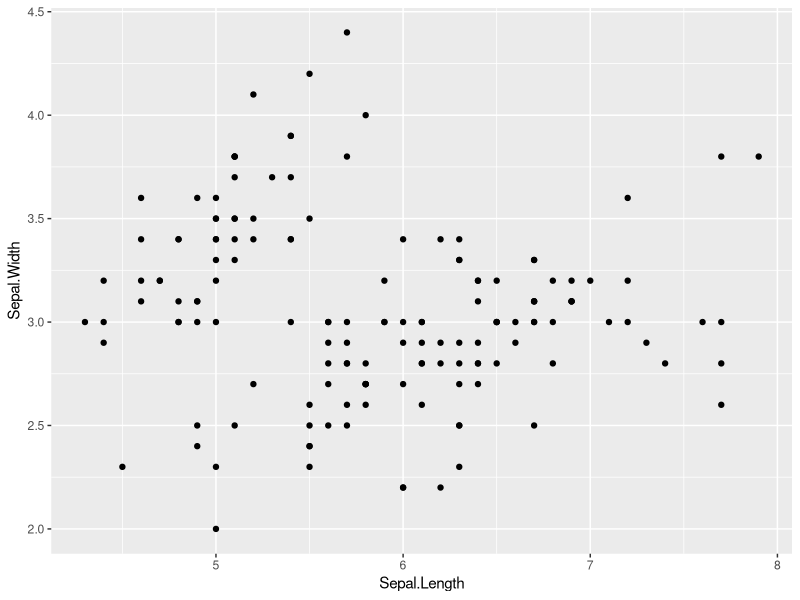
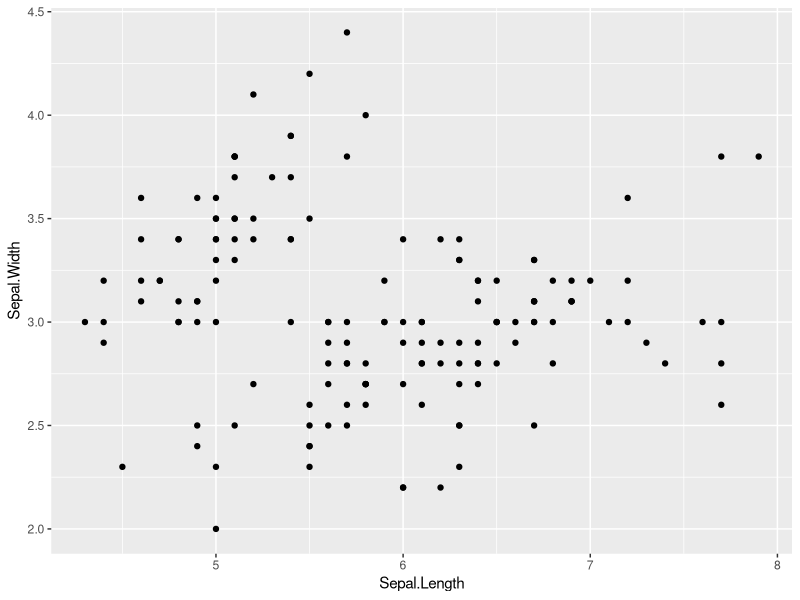
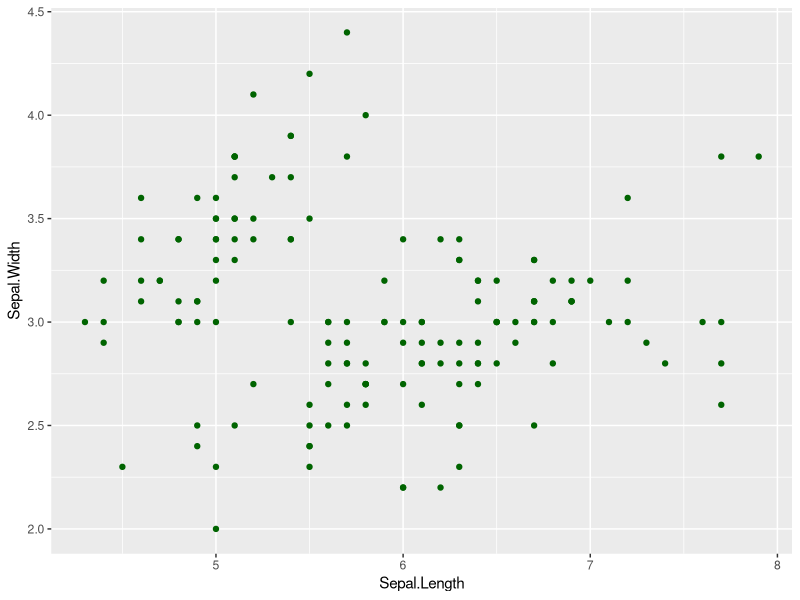
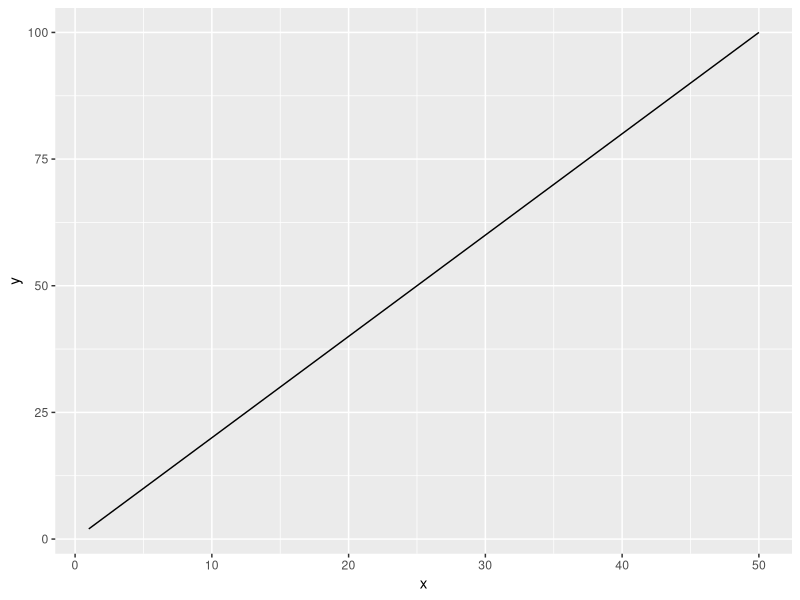
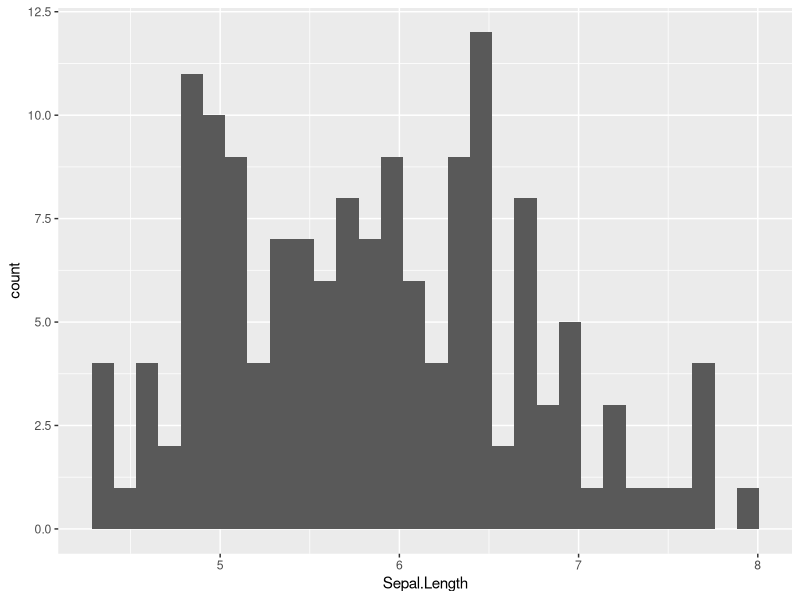
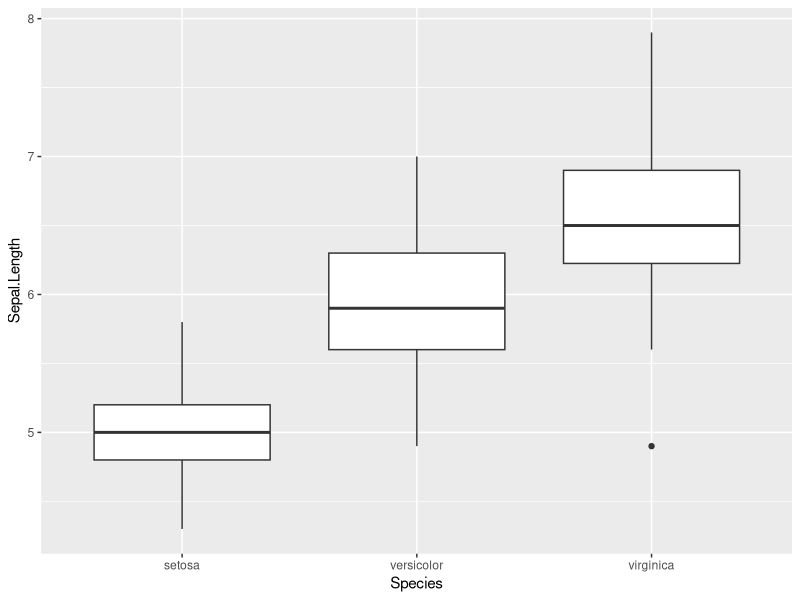
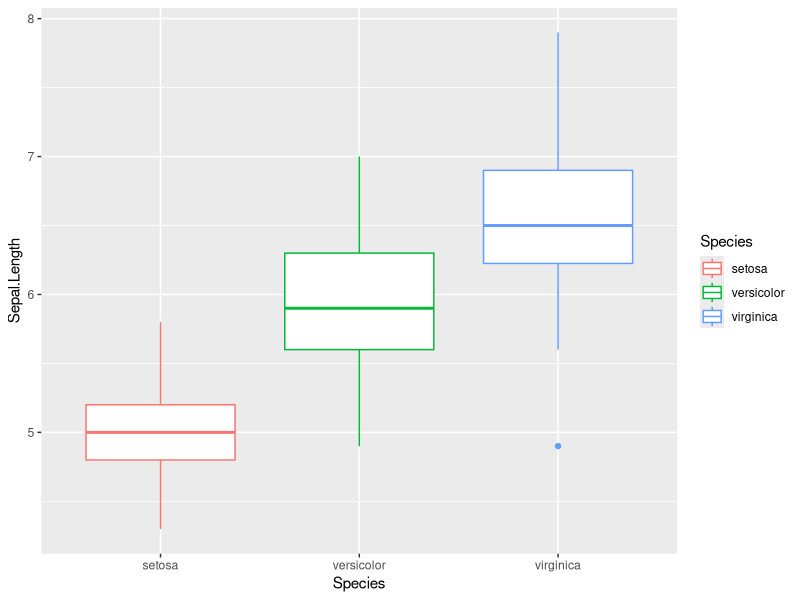
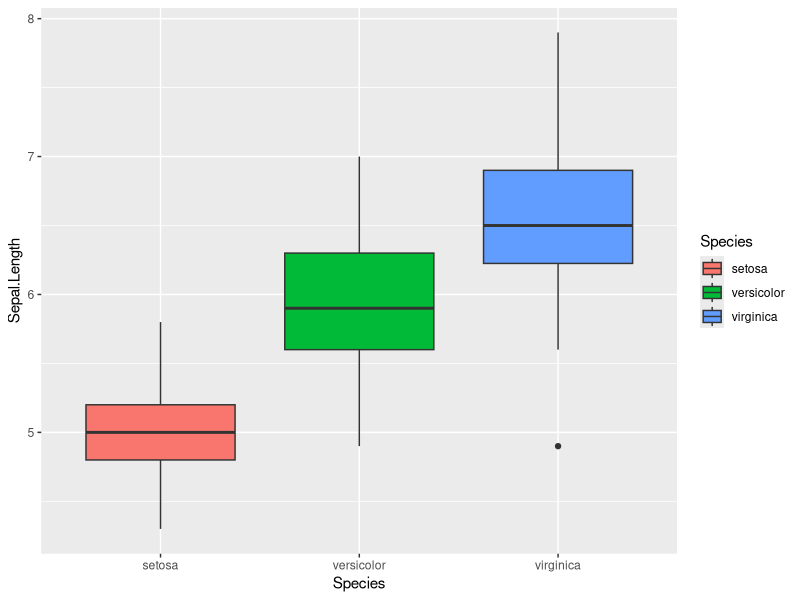

Recreate these plots in R, in order.
library(tidyverse)


# point figure ------------------------------------------------------------

## shift+ ctr+M for pipe
iris %>%
  ggplot(
    aes( x = Sepal.Length,
        y = Sepal.Width )
  )+
  geom_point()

##aes(....,color= COLUMNAME) to color by data
iris %>%
  ggplot(
    aes(x = Sepal.Length,
        y = Sepal.Width,
        Color = Species)
  )+
  geom_point()

iris%>%
  ggplot(
    aes(x= Sepal.Length,
        Sepal.Width)
  )+
  geom_point(color="darkgreen")




# line figure -------------------------------------------------------------

df_x <- tibble(x = 1:50,
             
             y = 2 * x)


df_x%>%
  ggplot(
    aes(x=x,
        y=y)
  )+
  geom_line()





# histogram ---------------------------------------------------------------

iris%>%
  ggplot(
    aes(x= Sepal.Length)
  )+
  geom_histogram()


# boxplot -----------------------------------------------------------------

iris%>%
  ggplot(
    aes(x= Species,
        y= Sepal.Length)
  )+
  geom_boxplot()

## change color

iris%>%
  ggplot(
    aes(x= Species,
        y= Sepal.Length,
        color = Species)
  )+
  geom_boxplot()

## change inside box 
iris%>%
  ggplot(
    aes(x= Species,
        y= Sepal.Length,
        fill = Species)
  )+
  geom_boxplot()


# exercise ----------------------------------------------------------------

#Q1  using 'iris' data, identify the longest Sepal.length using arrange() function 

iris %>%
arrange(desc(Sepal.Length))
    
#Q2 using 'iris' data, filter / select individuals with sepal.width grater than 3.0 
#- use filter()



#Q3 using 'iris' data, select the columns "petal.length "and " petal.with",
# and then arrange the order of rows by " petal.length"( descending)
#assign the result to object " df_petal 

df_petal <-iris%>%
  select(Petal.Length,Petal.Width)%>%
  arrange(desc(Petal.Length))


#Q4 calculate mean sepal.width by species; assign the result to "df_mean "
# hint group_by and summarize()

df_mean <- iris%>%
  group_by(Species)%>%
  summarize(mean = mean(Sepal.Width))

#Q5 create a point fifure of petal.width(y-axis) and petal.width(x-axis)
#with colors distinguishing species


iris%>%
  ggplot(aes(x=Sepal.Width,
             y= Petal.Width,
             color= Species))+
  geom_point()
